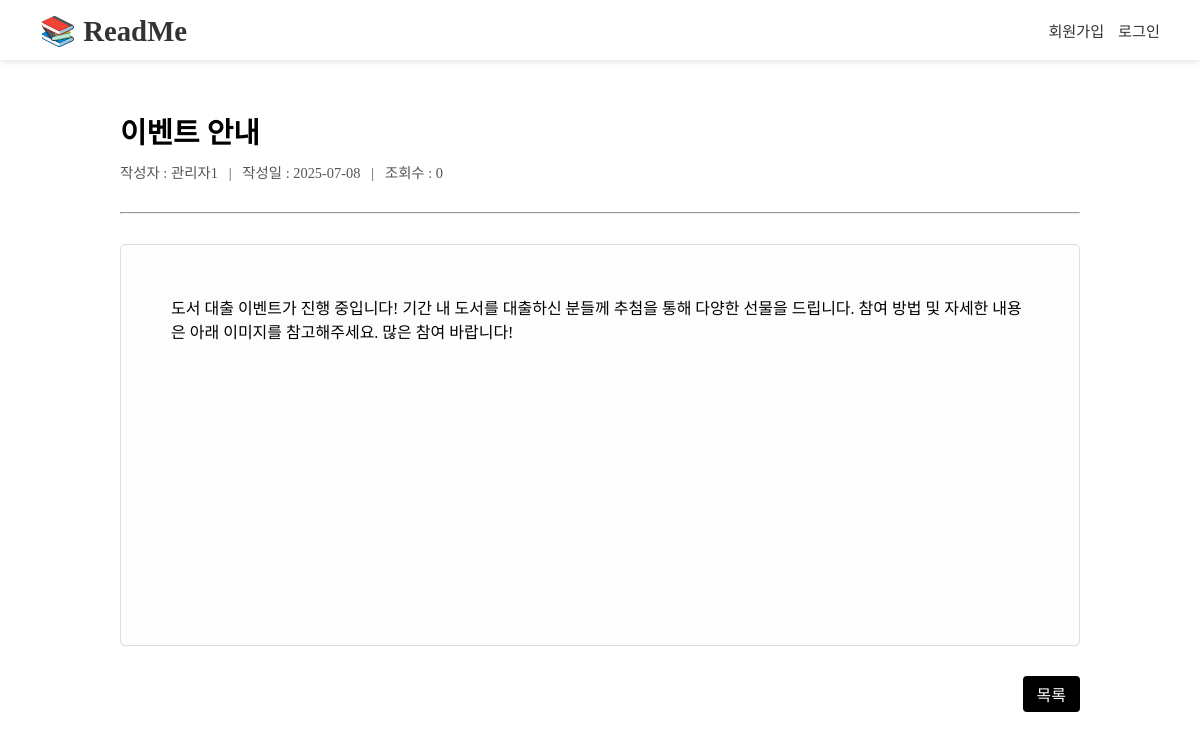
The page /board/noticeView.php?nno=5 on the database its author committed.
### tables this page shows
CREATE TABLE notice (
    nno INT UNSIGNED AUTO_INCREMENT,
    ntit VARCHAR(30) NOT NULL,
    ncontent VARCHAR(200) NOT NULL,
    nview INT NOT NULL DEFAULT 0,
    nimg VARCHAR(255),
    adno INT UNSIGNED NOT NULL,
    ndate DATETIME DEFAULT CURRENT_TIMESTAMP,
    CONSTRAINT PRIMARY KEY (nno),
    constraint foreign key(adno) references admin(adno) on update cascade on delete cascade
);

### board/noticeView.php (the view, shortened to what this page needs)
<?php
include '../db.php';
$nno = isset($_GET['nno']) ? intval($_GET['nno']) : 0;
$conn->query("UPDATE notice SET nview = nview + 1 WHERE nno = $nno");
$sql = "SELECT n.ntit, n.ncontent, n.nimg, n.nview, n.ndate, a.adname
        FROM notice n
        JOIN admin a ON n.adno = a.adno
        WHERE n.nno = $nno";
$result = $conn->query($sql);
$row = $result->fetch_assoc();
?>
<?php include '../header.php'; ?>
<div class="noticeView">
    <h1 class="noticeViewTitle"><?= htmlspecialchars($row['ntit']) ?></h1>
    <div class="noticeMeta">
        <span>작성자 : <?= htmlspecialchars($row['adname']) ?></span> &nbsp;&nbsp;|&nbsp;&nbsp;
        <span>작성일 : <?= substr($row['ndate'], 0, 10) ?></span> &nbsp;&nbsp;|&nbsp;&nbsp;
        <span>조회수 : <?= $row['nview'] ?></span>
    </div>
    <hr style="margin: 30px 0px;">
    <div class="noticeContent">
        <?= nl2br(htmlspecialchars($row['ncontent'])) ?>
    </div>
    <div class="noticeBack">
        <a href="notice.php" class="backBtn">목록</a>
        <br>
    </div>
</div>

### css/main.css (style rules this page uses)
* { font-family: 'NEXON Lv1 Gothic OTF'; }
a { text-decoration: none; color: black; }
html, body { margin: 0; padding: 0; height: 100%; }
body { padding-top: 60px; }

### css/board.css (style rules this page uses)
.noticeView { width: 80%; margin: 50px auto; }
.noticeViewTitle { font-size: 1.8rem; margin-bottom: 10px; }
.noticeMeta { font-size: 0.9rem; color: #555; margin-bottom: 10px; }
.noticeContent { padding: 50px; min-height: 300px; background-color: #fdfdfd; border: 1px solid #ddd; border-radius: 5px; }
.noticeBack { margin-top: 30px; text-align: right; }
.backBtn { display: inline-block; padding: 6px 14px; margin-bottom: 10px; background-color: black; color: #fff; text-decoration: none; border-radius: 4px; transition: background-color 0.2s; }

### rows shown on the page
notice: ntit "이벤트 안내", adno.adname "관리자1", ndate "2025-07-08", nview "0", ncontent "도서 대출 이벤트가 진행 중입니다! 기간 내 도서를 대출하신 분들께 추첨을 통해 다양한 선물을 드립니다. 참여 방법 및 자세한 내용은 아래 이미지를 참고해주세요. 많은 참여 바랍니다!"
